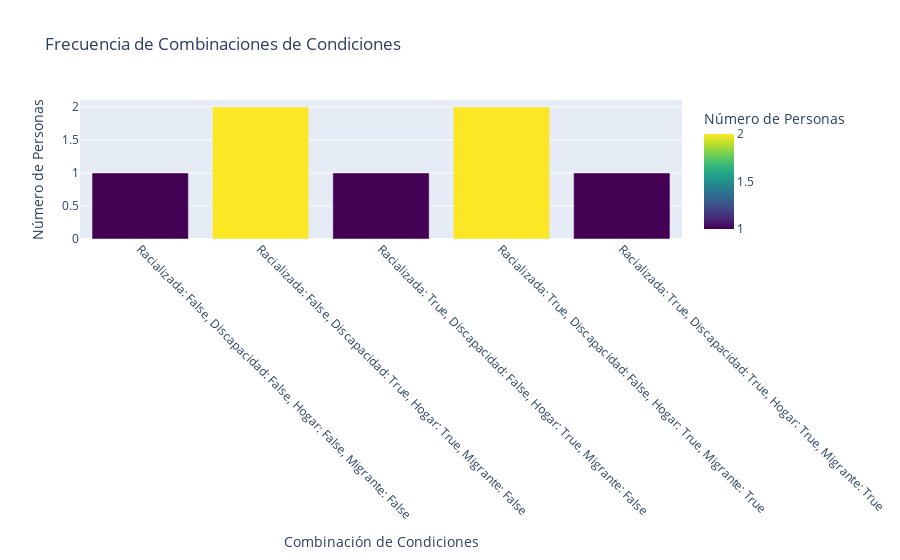

The cell this chart's notebook holds for it:
### Code cell
graficar_combinaciones(df_3)

### Figure 1 — Plotly figure (JSON) as saved in the notebook; plotly's stock layout.template omitted (floating-point values rounded to 4 significant figures)
{"data": [{"alignmentgroup": "True", "hovertemplate": "Combinación de Condiciones=%{x}<br>Número de Personas=%{marker.color}<extra></extra>", "legendgroup": "", "marker": {"color": [1, 2, 1, 2, 1], "coloraxis": "coloraxis", "pattern": {"shape": ""}}, "name": "", "offsetgroup": "", "orientation": "v", "showlegend": false, "textposition": "auto", "type": "bar", "x": ["Racializada: False, Discapacidad: False, Hogar: False, Migrante: False", "Racializada: False, Discapacidad: True, Hogar: True, Migrante: False", "Racializada: True, Discapacidad: False, Hogar: True, Migrante: False", "Racializada: True, Discapacidad: False, Hogar: True, Migrante: True", "Racializada: True, Discapacidad: True, Hogar: True, Migrante: True"], "xaxis": "x", "y": [1, 2, 1, 2, 1], "yaxis": "y"}], "layout": {"barmode": "relative", "coloraxis": {"colorbar": {"title": {"text": "Número de Personas"}}, "colorscale": [[0, "#440154"], [0.1111, "#482878"], [0.2222, "#3e4989"], [0.3333, "#31688e"], [0.4444, "#26828e"], [0.5556, "#1f9e89"], [0.6667, "#35b779"], [0.7778, "#6ece58"], [0.8889, "#b5de2b"], [1, "#fde725"]]}, "legend": {"tracegroupgap": 0}, "title": {"text": "Frecuencia de Combinaciones de Condiciones"}, "xaxis": {"anchor": "y", "domain": [0, 1], "tickangle": 45, "title": {"text": "Combinación de Condiciones"}}, "yaxis": {"anchor": "x", "domain": [0, 1], "title": {"text": "Número de Personas"}}}}
